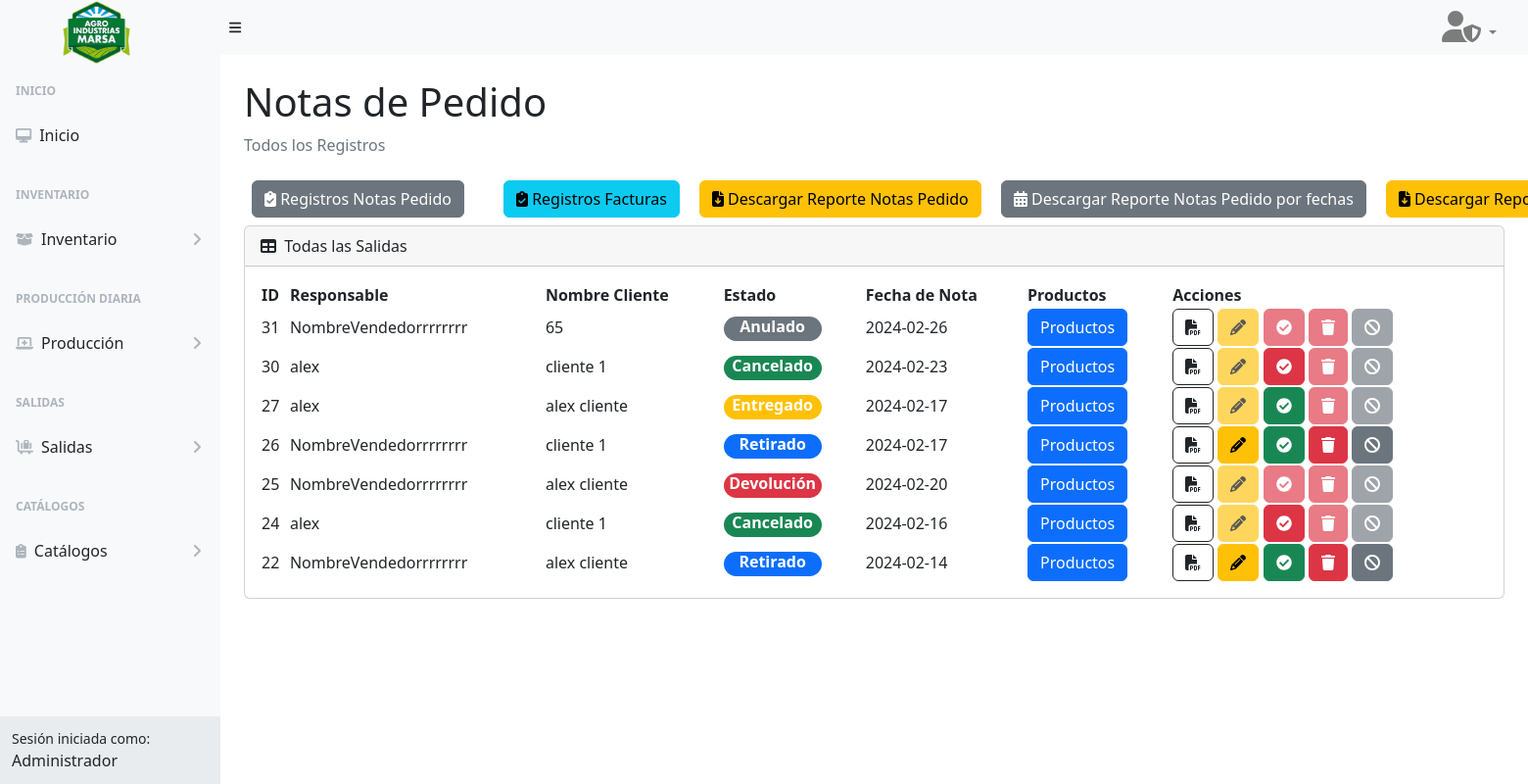
The page /verSalidas (signed in) on the database as committed earlier.
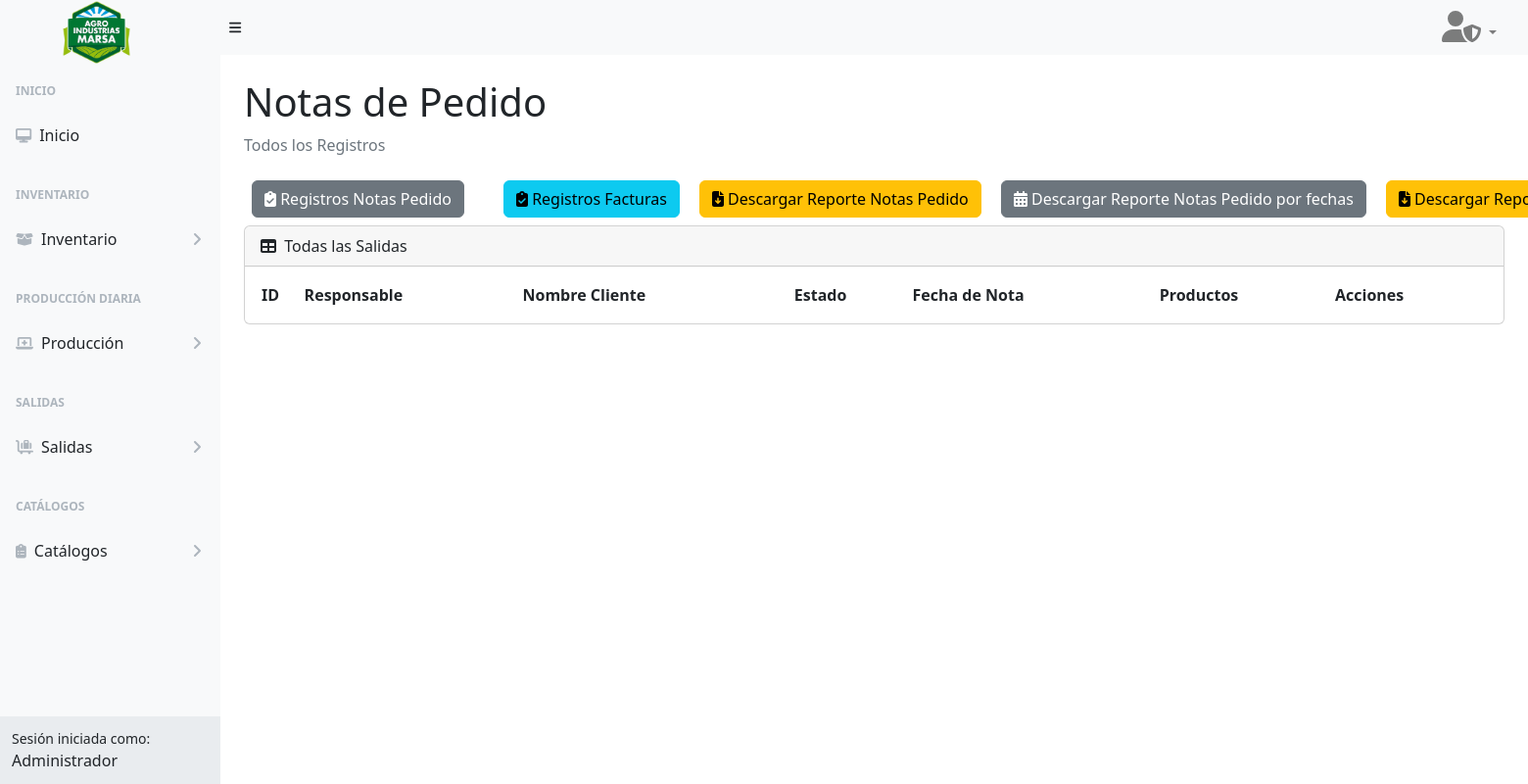
The same page on the database as committed later.
### tables this page shows
CREATE TABLE `tb_notapedido` (
  `IdNotaP` int(11) NOT NULL,
  `IdPer` int(11) NOT NULL,
  `IdRes` int(11) NOT NULL,
  `Observacion` varchar(255) NOT NULL,
  `EstadoNota` int(11) NOT NULL,
  `IdCliente` varchar(25) NOT NULL,
  `DatosProductosNotaPedidoJson` longtext NOT NULL,
  `Total` decimal(10,2) NOT NULL,
  `FechaNotaPedido` date DEFAULT NULL,
  `FechaDevolucion` date DEFAULT NULL,
  `NroFactura` varchar(150) DEFAULT NULL,
  `DateCreate` datetime NOT NULL,
  `DateUpdate` datetime NOT NULL
);

CREATE TABLE `tb_personal` (
  `IdPer` int(11) NOT NULL,
  `IdTipoPer` int(11) NOT NULL,
  `dni` int(11) NOT NULL,
  `NombrePer` varchar(255) NOT NULL,
  `ApellidoPer` varchar(255) DEFAULT NULL,
  `TelefonoPer` varchar(12) DEFAULT NULL,
  `DireccionPer` varchar(255) DEFAULT NULL,
  `Estado` int(11) NOT NULL,
  `DateCreate` datetime NOT NULL,
  `DateUpdate` datetime NOT NULL
);

CREATE TABLE `tb_cliente` (
  `IdCli` int(11) NOT NULL,
  `RucCli` varchar(255) DEFAULT NULL,
  `NombreCli` varchar(255) NOT NULL,
  `CorreoCli` varchar(255) DEFAULT NULL,
  `DireccionCli` varchar(255) DEFAULT NULL,
  `TelefonoCli` int(11) DEFAULT NULL,
  `Estado` int(11) NOT NULL,
  `DateCreate` datetime NOT NULL,
  `DateUpdate` datetime NOT NULL,
  `RazonSocial` varchar(100) DEFAULT NULL
);

### controller/template.controller.php (called while the page is built)
<?php
class TemplateController
{
  static public function ctrTemplate()
  {
    include "view/template.php";
  }
}

### index.php (called while the page is built, shortened)
<?php
require_once "controller/template.controller.php";
require_once "controller/functions.controller.php";
require_once "controller/notaPedido.controller.php";
require_once "model/notaPedido.model.php";
$template = new TemplateController();
$template -> ctrTemplate();

### model/conexion.php (called while the page is built)
<?php
class Conexion
{
  static public function conn()
  {
    $link = new PDO("mysql:host=localhost;dbname=marsa_db","root","");
    $link->exec("set names utf8");
    return $link;
  }
}

### model/notaPedido.model.php (called while the page is built, shortened)
<?php
require_once "conexion.php";
class NotaPedidoModel
{
  public static function mdlGetAllSalidasNotaPe($table)
  {
    $statement = Conexion::conn()->prepare("SELECT np.DatosProductosNotaPedidoJson, np.IdPer, np.IdRes, np.IdNotaP, np.FechaNotaPedido, np.Total, np.EstadoNota,
    per.NombrePer AS NombrePerIdPer,
    per2.NombrePer AS NombrePerIdRes,
      cli.NombreCli AS NombreCliNota,
    cli.RucCli,
    cli.DireccionCli AS DireccionCliNota
  FROM tb_notapedido AS np
  INNER JOIN tb_personal AS per ON np.IdPer = per.IdPer
  INNER JOIN tb_personal AS per2 ON np.IdRes = per2.IdPer
  INNER JOIN tb_cliente AS cli ON np.IdCliente = cli.IdCli
  ORDER BY
  IdNotaP DESC");
    $statement->execute();
    $results = $statement->fetchAll(PDO::FETCH_ASSOC);
    foreach ($results as &$result) {
      if (isset($result['DatosProductosNotaPedidoJson'])) {
        $productsJson = json_decode($result['DatosProductosNotaPedidoJson'], true);
        foreach ($productsJson as &$product) {
          $statement = Conexion::conn()->prepare("
          SELECT NombreProducto
          FROM tb_producto
          WHERE IdProd = :codProduct
        ");
          $statement->bindParam(":codProduct", $product['codProduct'], PDO::PARAM_INT);
          $statement->execute();
          $productResult = $statement->fetch(PDO::FETCH_ASSOC);
        }
      }
    }
    return $results;
  }
}

### controller/notaPedido.controller.php (called while the page is built, shortened)
<?php
class NotaPedidoController
{
  public static function ctrGetAllSalidasNotaPe()
  {
    $table = "tb_notapedido";
    $ListNotaPedido = NotaPedidoModel::mdlGetAllSalidasNotaPe($table);
    return $ListNotaPedido;
  }
}

### view/modules/verSalidas.php (the view, shortened to what the changed rows need)
<div id="layoutSidenav_content">
  <main>
    <div class="container-fluid px-4">
      <h1 class="mt-4 tituloSalidas">Notas de Pedido</h1>
      <div class="card mb-4">
        <div class="card-body">
          <table id="dataTableSalidas" class="display dataTableSalidas" style="width: 100%">
            <thead>
              <tr>
                <th>ID</th>
                <th>Responsable</th>
                <th>Nombre Cliente</th>
                <th>Estado</th>
                <th>Fecha de Nota</th>
                <th>Productos</th>
                <th>Acciones</th>
              </tr>
            </thead>
            <tbody>
              <?php
              $ListNotaPedido = NotaPedidoController::ctrGetAllSalidasNotaPe();
              foreach ($ListNotaPedido as $key => $value) {
                $estado = FunctionsController::ctrGetStateSalidas($value["EstadoNota"]);
                $buttons = FunctionsController::ctrGetButtonsSalidas($value["EstadoNota"], $value["IdNotaP"]);
                echo
                '<tr>
                      <td>' . $value["IdNotaP"] . '</td>
                      <td>' . $value["NombrePerIdPer"] . '</td>
                      <td>' . $value["NombreCliNota"] . '</td>
                      <td>' . $estado . '</td>
                      <td>' . $value["FechaNotaPedido"] . '</td>
                      <td>
                        <button class="btn btn-primary btnMostarProductos" data-products="' . htmlspecialchars($value["DatosProductosNotaPedidoJson"]) . '" codNotaPe="'.$value["IdNotaP"].'">Productos</button>
                      </td>
                      <td>
                        ' . $buttons . '
                      </td>
                    </tr>';
              }
              ?>
            </tbody>
          </table>
        </div>
      </div>
    </div>
  </main>
</div>
</div>

### controller/functions.controller.php (shortened to what the changed rows need)
<?php
class FunctionsController
{
  public static function ctrGetStateSalidas($stateValue)
  {
    if ($stateValue == 1) {
      $state = '<span class="badge rounded-pill bg-primary" style="font-size: 16px; padding: 2px; width: 100px; height: 25px; text-align: center;">Retirado</span>';
    }
    if ($stateValue == 2) {
      $state = '<span class="badge rounded-pill bg-warning" style="font-size: 16px; padding: 2px; width: 100px; height: 25px; text-align: center;">Entregado</span>';
    }
    if ($stateValue == 3) {
      $state = '<span class="badge rounded-pill bg-success" style="font-size: 16px; padding: 2px; width: 100px; height: 25px; text-align: center;">Cancelado</span>';
    }
    if ($stateValue == 4) {
      $state = '<span class="badge rounded-pill bg-danger" style="font-size: 16px; padding: 2px; width: 100px; height: 25px; text-align: center;">Devolución</span>';
    }
    if ($stateValue == 5) {
      $state = '<span class="badge rounded-pill bg-secondary" style="font-size: 16px; padding: 2px; width: 100px; height: 25px; text-align: center;">Anulado</span>';
    }
    return $state;
  }
  public static function ctrGetButtonsSalidas($stateValue, $codNotaPedido)
  {
    if ($stateValue == 1) {
      $buttons = '
        <button class="btn btn-outline-dark btnPrintNotaPedido" codNotaPe="' . $codNotaPedido . '"><i class="fa-solid fa-file-pdf"></i></button>
        <button class="btn btn-warning btnEditNotaPedido" codNotaPe="' . $codNotaPedido . '"><i class="fa-solid fa-pencil"></i></button>
        <button class="btn btn-success btnUpdateNotaRegistrado" codNotaPe="' . $codNotaPedido . '"><i class="fa-solid fa fa-check-circle"></i></button>
        <button class="btn btn-danger btnDeleteNotaPe" codNotaPe="' . $codNotaPedido . '"><i class="fa-solid fa-trash"></i></button>
        <button class="btn btn-secondary btnNullNotaPedido" codNotaPe="' . $codNotaPedido . '"><i class="fa-solid fa-ban"></i></button>
      ';
    }
    if ($stateValue == 2) {
      $buttons = '
        <button class="btn btn-outline-dark btnPrintNotaPedido" codNotaPe="' . $codNotaPedido . '"><i class="fa-solid fa-file-pdf"></i></button>
        <button class="btn btn-warning btnEditNotaPedido" codNotaPe="' . $codNotaPedido . '" disabled><i class="fa-solid fa-pencil"></i></button>
        <button class="btn btn-success btnUpdateNotaCancelado" codNotaPe="' . $codNotaPedido . '"><i class="fa-solid fa fa-check-circle"></i></button>
        <button class="btn btn-danger btnDeleteNotaPe" codNotaPe="' . $codNotaPedido . '" disabled><i class="fa-solid fa-trash"></i></button>
        <button class="btn btn-secondary btnNullNotaPedido" codNotaPe="' . $codNotaPedido . '" disabled><i class="fa-solid fa-ban"></i></button>
      ';
    }
    if ($stateValue == 3) {
      $buttons = '
        <button class="btn btn-outline-dark btnPrintNotaPedido" codNotaPe="' . $codNotaPedido . '"><i class="fa-solid fa-file-pdf"></i></button>
        <button class="btn btn-warning btnEditNotaPedido" codNotaPe="' . $codNotaPedido . '" disabled><i class="fa-solid fa-pencil"></i></button>
        <button class="btn btn-danger btnUpdateNotaVendido" codNotaPe="' . $codNotaPedido . '" ><i class="fa-solid fa fa-check-circle"></i></button>
        <button class="btn btn-danger btnDeleteNotaPe" codNotaPe="' . $codNotaPedido . '" disabled><i class="fa-solid fa-trash"></i></button>
        <button class="btn btn-secondary btnNullNotaPedido" codNotaPe="' . $codNotaPedido . '" disabled><i class="fa-solid fa-ban"></i></button>
      ';
    }
    if ($stateValue == 4) {
      $buttons = '
        <button class="btn btn-outline-dark btnPrintNotaPedido" codNotaPe="' . $codNotaPedido . '"><i class="fa-solid fa-file-pdf"></i></button>
        <button class="btn btn-warning btnEditNotaPedido" codNotaPe="' . $codNotaPedido . '" disabled><i class="fa-solid fa-pencil"></i></button>
        <button class="btn btn-danger " codNotaPe="' . $codNotaPedido . '" disabled><i class="fa-solid fa fa-check-circle"></i></button>
        <button class="btn btn-danger btnDeleteNotaPe" codNotaPe="' . $codNotaPedido . '" disabled><i class="fa-solid fa-trash"></i></button>
        <button class="btn btn-secondary btnNullNotaPedido" codNotaPe="' . $codNotaPedido . '" disabled><i class="fa-solid fa-ban"></i></button>
      ';
    }
    if ($stateValue == 5) {
      $buttons = '
        <button class="btn btn-outline-dark btnPrintNotaPedido" codNotaPe="' . $codNotaPedido . '"><i class="fa-solid fa-file-pdf"></i></button>
        <button class="btn btn-warning btnEditNotaPedido" codNotaPe="' . $codNotaPedido . '" disabled><i class="fa-solid fa-pencil"></i></button>
        <button class="btn btn-danger " codNotaPe="' . $codNotaPedido . '" disabled><i class="fa-solid fa fa-check-circle"></i></button>
        <button class="btn btn-danger btnDeleteNotaPe" codNotaPe="' . $codNotaPedido . '" disabled><i class="fa-solid fa-trash"></i></button>
        <button class="btn btn-secondary btnNullNotaPedido" codNotaPe="' . $codNotaPedido . '" disabled><i class="fa-solid fa-ban"></i></button>
      ';
    }
    return $buttons;
  }
}

Rows that differ between the two databases and show on the page:
removed tb_notapedido: IdNotaP "31", IdPer.NombrePer "NombreVendedorrrrrrrr", IdCliente.NombreCli "65", EstadoNota "Anulado", FechaNotaPedido "2024-02-26"
removed tb_notapedido: IdNotaP "30", IdPer.NombrePer "alex", IdCliente.NombreCli "cliente 1", EstadoNota "Cancelado", FechaNotaPedido "2024-02-23"
removed tb_notapedido: IdNotaP "27", IdPer.NombrePer "alex", IdCliente.NombreCli "alex cliente", EstadoNota "Entregado", FechaNotaPedido "2024-02-17"
removed tb_notapedido: IdNotaP "26", IdPer.NombrePer "NombreVendedorrrrrrrr", IdCliente.NombreCli "cliente 1", EstadoNota "Retirado", FechaNotaPedido "2024-02-17"
removed tb_notapedido: IdNotaP "25", IdPer.NombrePer "NombreVendedorrrrrrrr", IdCliente.NombreCli "alex cliente", EstadoNota "Devolución", FechaNotaPedido "2024-02-20"
removed tb_notapedido: IdNotaP "24", IdPer.NombrePer "alex", IdCliente.NombreCli "cliente 1", EstadoNota "Cancelado", FechaNotaPedido "2024-02-16"
removed tb_notapedido: IdNotaP "22", IdPer.NombrePer "NombreVendedorrrrrrrr", IdCliente.NombreCli "alex cliente", EstadoNota "Retirado", FechaNotaPedido "2024-02-14"
